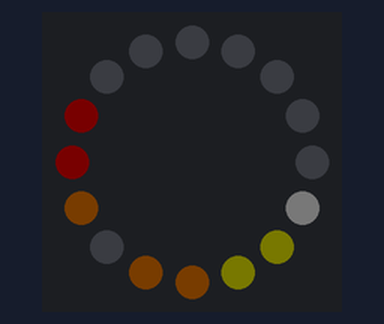
Bench run of a program on a simulated Raspberry Pi Pico running MicroPython. Parts: 16 RGB LEDs in a ring, first at the top, clockwise. Dim RGB values are drawn brighter than linear.

Above: at 9.6 s.
At 10.6 s:
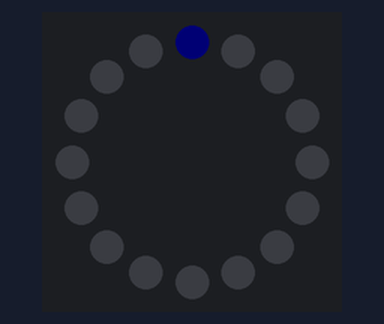
At 12.1 s:
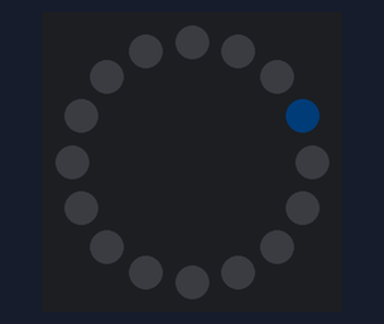
At 15.1 s:
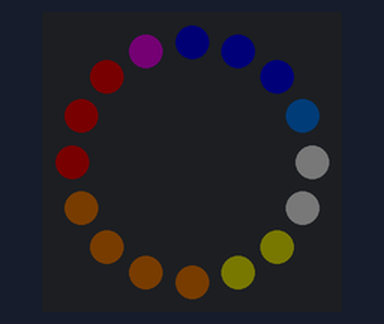
At 21.1 s:
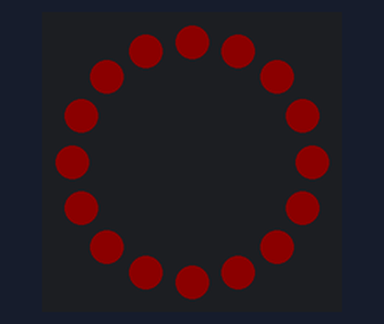
At 27.1 s:
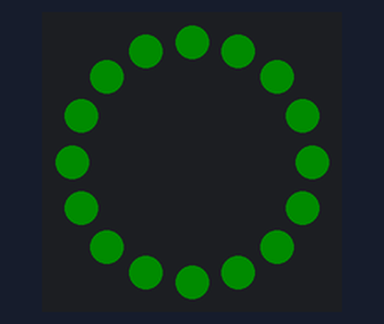

Measured:
- what the display in image 0 shows lasts 1.0 s, from 9.5 s to 10.5 s
- what the display in image 1 shows lasts 0.5 s, from 10.5 s to 11.0 s
- what the display in image 4 shows lasts 6.0 s, from 21.1 s to 27.1 s
- what the display in image 5 shows lasts 4.0 s, from 27.1 s to 31.1 s

The program:

neo_ring.py
```python
# file neo_ringh.py
# Colored ring on Neopixel ring (16 pixels).
# Connect VCC of neopixel to 5 V to avoid overcurrent on the 3.3V line
# author philippe.camus@hepl.be
# date 14/11/2022
# Adaptated from :
#http://www.pibits.net/code/raspberry-pi-pico-and-neopixel-example-in-micropython.php#codesyntax_1
import array, time
from machine import Pin
from color_map import *

# Configure the number of WS2812 LEDs, pins and brightness.
NUM_LEDS = 16
PIN_NUM = 1
brightness = 0.01 # from 0 to 1 -> take care, 1 is very bright!

#Neopixel protocol is controlled by a pio machine
@rp2.asm_pio(sideset_init=rp2.PIO.OUT_LOW, out_shiftdir=rp2.PIO.SHIFT_LEFT, autopull=True, pull_thresh=24)
def ws2812():
    T1 = 2
    T2 = 5
    T3 = 3
    wrap_target()
    label("bitloop")
    out(x, 1)               .side(0)    [T3 - 1]
    jmp(not_x, "do_zero")   .side(1)    [T1 - 1]
    jmp("bitloop")          .side(1)    [T2 - 1]
    label("do_zero")
    nop()                   .side(0)    [T2 - 1]
    wrap()


# Create the StateMachine with the ws2812 program, outputting on Pin(PIN_NUM).
sm = rp2.StateMachine(0, ws2812, freq=8_000_000, sideset_base=Pin(PIN_NUM))

# Start the StateMachine, it will wait for data on its FIFO.
sm.active(1)


# 24 bit data for each neopixel in the GRB order
def pixel_set_and_dim(color, brightness):
    green=int(color[1]*brightness)
    red=int(color[0]*brightness)
    blue=int(color[2]*brightness)
    result= (green<<16)+(red<<8)+blue
    return result

# Colors list for ring (see color_map.py)
RING_LIST = [NAVY,MEDIUM_BLUE,BLUE,ROYAL_BLUE,LIGHT_YELLOW,CORN_SILK,YELLOW,GOLD, \
             LIGHT_ORANGE,ORANGE,DARK_ORANGE,CHOCOLATE,ORANGE_RED,RED,CRIMSON,PURPLE]

BLACK = (0, 0, 0)


# Creates an array with the 24 bits value of GRB (Green, Red, Blue) for all pixels and sends it to the PIO
def draw_ring(ring,num_leds):
    # Creates an array, type of elements: unsigned integer,
    # initialized with a zeroed list of num_leds size
    # Array type, see : https://docs.python.org/3/library/array.html
    ar = array.array("I",[0]*num_leds)
    for i, color in enumerate(ring):
        ar[i]=pixel_set_and_dim(color,brightness)

    sm.put(ar, 8) # pushes a word of data to the state machine
    # second parameter indicates a shift value for each pushed data (from ar).
    # data is coded with 32 bits, so the value pushes the 24 bits at the right position.


def build_partial_ring(mini, maxi, ring_list,num_leds):
    par_ring = [0]*num_leds # creates a zeroed list of num_leds size
    for i in range(mini):
        par_ring[i]=BLACK
    for i in range(mini,maxi):
        par_ring[i]=ring_list[i]
    for i in range(maxi,NUM_LEDS):
        par_ring[i]=BLACK
    return par_ring

if __name__ == "__main__":
    # execute only if run as the main module (i.e. not an import module)

    # Demo 1: display a range of pixel from min to max and blink a pixel
    min = 5
    max = 14
    blink= 10
    for i in range(10):
        ring=build_partial_ring(min, max, RING_LIST, NUM_LEDS)
        draw_ring(ring, NUM_LEDS)
        time.sleep(0.5)
        ring[blink]=BLACK # to blink choose BLACK for the pixel
        draw_ring(ring, NUM_LEDS)
        time.sleep(0.5)

    # Demo 2: running pixel
    for i in range(10):
        ring=build_partial_ring(i, i+1, RING_LIST, NUM_LEDS)
        time.sleep(0.5)
        draw_ring(ring, NUM_LEDS)

    # Demo 3: displays all pixels
    ring=build_partial_ring(0, 16, RING_LIST, NUM_LEDS) # complete ring
    draw_ring(ring, NUM_LEDS)
    time.sleep(1)

    # Demo 4: varies dimming of all pixels
    brightness=0.1
    for i in range(10):
        ring=build_partial_ring(0, 16, RING_LIST, NUM_LEDS) # complete ring
        draw_ring(ring, NUM_LEDS)
        brightness=brightness-0.01
        time.sleep(0.5)

    # Demo 5: Roadworks traffic lights
    brightness=0.05
    GREEN=(0,255,0)
    while(True):
        ring=[RED]*NUM_LEDS # complete ring
        draw_ring(ring, NUM_LEDS)
        time.sleep(6)
        ring=[GREEN]*NUM_LEDS # complete ring
        draw_ring(ring, NUM_LEDS)
        time.sleep(4)
        ring=[ORANGE_RED]*NUM_LEDS # complete ring
        draw_ring(ring, NUM_LEDS)
        time.sleep(2)
```

color_map.py
```python
# File color_map.py
# Color map
# https://trinket.io/docs/colors

NAVY = (0,0,128)
MEDIUM_BLUE = (0,0,205)
BLUE = (0,0,255)
ROYAL_BLUE = (65,105,225)

LIGHT_YELLOW = (255,255,224)
CORN_SILK = (255,248,220)
YELLOW = (255,255,0)
GOLD = (255,215,0)

LIGHT_ORANGE = (255,190,0)
ORANGE = (255,165,0)
DARK_ORANGE = (255,140,0)
CHOCOLATE = (210,105,30)

ORANGE_RED = (255,69,0)
RED = (255,0,0)
CRIMSON = (220,20,60)
PURPLE = (128,0,128)
```
